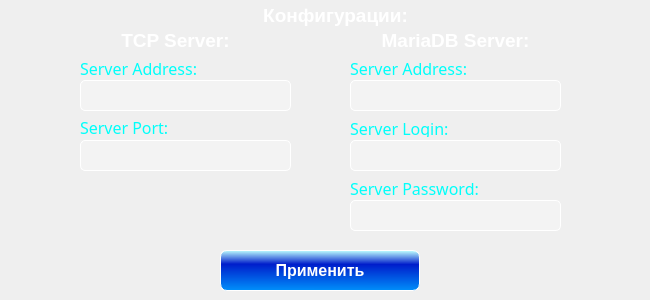
    <widget class="QWidget" name="page_8">
     <widget class="QLineEdit" name="leTcpServer">
      <property name="geometry">
       <rect>
        <x>80</x>
        <y>80</y>
        <width>211</width>
        <height>31</height>
       </rect>
      </property>
      <property name="font">
       <font>
        <family>Arial</family>
        <pointsize>12</pointsize>
        <weight>75</weight>
        <bold>true</bold>
       </font>
      </property>
      <property name="styleSheet">
       <string notr="true">QLineEdit{
	background-color: rgba(255, 255, 255, 71);
	border-width: 1px;
color:rgb(255, 255, 255);
	border-color: rgb(255, 255, 255);
     border-style: solid;
     border-radius: 5px;
}</string>
      </property>
     </widget>
     <widget class="QLabel" name="label_14">
      <property name="geometry">
       <rect>
        <x>80</x>
        <y>57</y>
        <width>171</width>
        <height>20</height>
       </rect>
      </property>
      <property name="font">
       <font>
        <family>Arial Black</family>
        <pointsize>12</pointsize>
       </font>
      </property>
      <property name="text">
       <string>&lt;html&gt;&lt;head/&gt;&lt;body&gt;&lt;p&gt;&lt;span style=&quot; color:#00fffa;&quot;&gt;Server Address:&lt;/span&gt;&lt;/p&gt;&lt;/body&gt;&lt;/html&gt;</string>
      </property>
     </widget>
     <widget class="QLabel" name="label_15">
      <property name="geometry">
       <rect>
        <x>80</x>
        <y>116</y>
        <width>171</width>
        <height>21</height>
       </rect>
      </property>
      <property name="font">
       <font>
        <family>Arial Black</family>
        <pointsize>12</pointsize>
       </font>
      </property>
      <property name="text">
       <string>&lt;html&gt;&lt;head/&gt;&lt;body&gt;&lt;p&gt;&lt;span style=&quot; color:#00fffa;&quot;&gt;Server Port:&lt;/span&gt;&lt;/p&gt;&lt;/body&gt;&lt;/html&gt;</string>
      </property>
     </widget>
     <widget class="QLineEdit" name="leTcpPort">
      <property name="geometry">
       <rect>
        <x>80</x>
        <y>140</y>
        <width>211</width>
        <height>31</height>
       </rect>
      </property>
      <property name="font">
       <font>
        <family>Arial</family>
        <pointsize>12</pointsize>
        <weight>75</weight>
        <bold>true</bold>
       </font>
      </property>
      <property name="styleSheet">
       <string notr="true">QLineEdit{
	background-color: rgba(255, 255, 255, 71);
	border-width: 1px;
color:rgb(255, 255, 255);
	border-color: rgb(255, 255, 255);
     border-style: solid;
     border-radius: 5px;
}</string>
      </property>
     </widget>
     <widget class="QLabel" name="label_17">
      <property name="geometry">
       <rect>
        <x>350</x>
        <y>57</y>
        <width>171</width>
        <height>20</height>
       </rect>
      </property>
      <property name="font">
       <font>
        <family>Arial Black</family>
        <pointsize>12</pointsize>
       </font>
      </property>
      <property name="text">
       <string>&lt;html&gt;&lt;head/&gt;&lt;body&gt;&lt;p&gt;&lt;span style=&quot; color:#00fffa;&quot;&gt;Server Address:&lt;/span&gt;&lt;/p&gt;&lt;/body&gt;&lt;/html&gt;</string>
      </property>
     </widget>
     <widget class="QLineEdit" name="leMDBUser">
      <property name="geometry">
       <rect>
        <x>350</x>
        <y>140</y>
        <width>211</width>
        <height>31</height>
       </rect>
      </property>
      <property name="font">
       <font>
        <family>Arial</family>
        <pointsize>12</pointsize>
        <weight>75</weight>
        <bold>true</bold>
       </font>
      </property>
      <property name="styleSheet">
       <string notr="true">QLineEdit{
	background-color: rgba(255, 255, 255, 71);
	border-width: 1px;
color:rgb(255, 255, 255);
	border-color: rgb(255, 255, 255);
     border-style: solid;
     border-radius: 5px;
}</string>
      </property>
     </widget>
     <widget class="QLineEdit" name="leMDBServer">
      <property name="geometry">
       <rect>
        <x>350</x>
        <y>80</y>
        <width>211</width>
        <height>31</height>
       </rect>
      </property>
      <property name="font">
       <font>
        <family>Arial</family>
        <pointsize>12</pointsize>
        <weight>75</weight>
        <bold>true</bold>
       </font>
      </property>
      <property name="styleSheet">
       <string notr="true">QLineEdit{
	background-color: rgba(255, 255, 255, 71);
	border-width: 1px;
color:rgb(255, 255, 255);
	border-color: rgb(255, 255, 255);
     border-style: solid;
     border-radius: 5px;
}</string>
      </property>
     </widget>
     <widget class="QLineEdit" name="leMDBPasswd">
      <property name="geometry">
       <rect>
        <x>350</x>
        <y>200</y>
        <width>211</width>
        <height>31</height>
       </rect>
      </property>
      <property name="font">
       <font>
        <family>Arial</family>
        <pointsize>12</pointsize>
        <weight>75</weight>
        <bold>true</bold>
       </font>
      </property>
      <property name="styleSheet">
       <string notr="true">QLineEdit{
	background-color: rgba(255, 255, 255, 71);
	border-width: 1px;
color:rgb(255, 255, 255);
	border-color: rgb(255, 255, 255);
     border-style: solid;
     border-radius: 5px;
}</string>
      </property>
      <property name="echoMode">
       <enum>QLineEdit::Password</enum>
      </property>
     </widget>
     <widget class="QLabel" name="label_20">
      <property name="geometry">
       <rect>
        <x>350</x>
        <y>177</y>
        <width>171</width>
        <height>20</height>
       </rect>
      </property>
      <property name="font">
       <font>
        <family>Arial Black</family>
        <pointsize>12</pointsize>
       </font>
      </property>
      <property name="text">
       <string>&lt;html&gt;&lt;head/&gt;&lt;body&gt;&lt;p&gt;&lt;span style=&quot; color:#00fffa;&quot;&gt;Server Password:&lt;/span&gt;&lt;/p&gt;&lt;/body&gt;&lt;/html&gt;</string>
      </property>
     </widget>
     <widget class="QLabel" name="label_21">
      <property name="geometry">
       <rect>
        <x>350</x>
        <y>117</y>
        <width>171</width>
        <height>20</height>
       </rect>
      </property>
      <property name="font">
       <font>
        <family>Arial Black</family>
        <pointsize>12</pointsize>
       </font>
      </property>
      <property name="text">
       <string>&lt;html&gt;&lt;head/&gt;&lt;body&gt;&lt;p&gt;&lt;span style=&quot; color:#00fffa;&quot;&gt;Server Login:&lt;/span&gt;&lt;/p&gt;&lt;/body&gt;&lt;/html&gt;</string>
      </property>
     </widget>
     <widget class="QLabel" name="label_22">
      <property name="geometry">
       <rect>
        <x>30</x>
        <y>0</y>
        <width>611</width>
        <height>31</height>
       </rect>
      </property>
      <property name="font">
       <font>
        <family>Arial</family>
        <pointsize>14</pointsize>
        <weight>75</weight>
        <bold>true</bold>
       </font>
      </property>
      <property name="text">
       <string>&lt;html&gt;&lt;head/&gt;&lt;body&gt;&lt;p&gt;&lt;span style=&quot; color:#ffffff;&quot;&gt;Конфигурации:&lt;/span&gt;&lt;/p&gt;&lt;/body&gt;&lt;/html&gt;</string>
      </property>
      <property name="alignment">
       <set>Qt::AlignCenter</set>
      </property>
     </widget>
     <widget class="QLabel" name="label_23">
      <property name="geometry">
       <rect>
        <x>110</x>
        <y>20</y>
        <width>131</width>
        <height>41</height>
       </rect>
      </property>
      <property name="font">
       <font>
        <family>Arial</family>
        <pointsize>14</pointsize>
        <weight>75</weight>
        <bold>true</bold>
       </font>
      </property>
      <property name="text">
       <string>&lt;html&gt;&lt;head/&gt;&lt;body&gt;&lt;p&gt;&lt;span style=&quot; color:#ffffff;&quot;&gt;TCP Server:&lt;/span&gt;&lt;/p&gt;&lt;/body&gt;&lt;/html&gt;</string>
      </property>
      <property name="alignment">
       <set>Qt::AlignCenter</set>
      </property>
     </widget>
     <widget class="QLabel" name="label_24">
      <property name="geometry">
       <rect>
        <x>380</x>
        <y>20</y>
        <width>151</width>
        <height>41</height>
       </rect>
      </property>
      <property name="font">
       <font>
        <family>Arial</family>
        <pointsize>14</pointsize>
        <weight>75</weight>
        <bold>true</bold>
       </font>
      </property>
      <property name="text">
       <string>&lt;html&gt;&lt;head/&gt;&lt;body&gt;&lt;p&gt;&lt;span style=&quot; color:#ffffff;&quot;&gt;MariaDB Server:&lt;/span&gt;&lt;/p&gt;&lt;/body&gt;&lt;/html&gt;</string>
      </property>
      <property name="alignment">
       <set>Qt::AlignCenter</set>
      </property>
     </widget>
     <widget class="QPushButton" name="pbSetConfig">
      <property name="geometry">
       <rect>
        <x>220</x>
        <y>250</y>
        <width>200</width>
        <height>41</height>
       </rect>
      </property>
      <property name="font">
       <font>
        <family>Arial</family>
        <pointsize>12</pointsize>
        <weight>75</weight>
        <bold>true</bold>
       </font>
      </property>
      <property name="styleSheet">
       <string notr="true">QPushButton {
	background-color:qlineargradient(spread:reflect, x1:0.515, y1:1, x2:0.528, y2:0, stop:0 rgba(0, 143, 250, 255), stop:0.655502 rgba(0, 29, 203, 255), stop:1 rgba(190, 255, 255, 255));
	color:rgb(255, 255, 255);
	border-width: 1px;
     border-style: solid;
     border-radius: 7px;
	min-width: 80px;
}

QPushButton:hover {
    background-color:qlineargradient(spread:reflect, x1:0.515, y1:1, x2:0.528, y2:0, stop:0 rgba(0, 143, 250, 255), stop:0.655502 rgba(82, 100, 203, 255), stop:1 rgba(190, 255, 255, 255));
}

QPushButton:pressed {
    background-color:qlineargradient(spread:reflect, x1:0.515, y1:1, x2:0.528, y2:0, stop:0 rgba(0, 143, 250, 255), stop:0.596154 rgba(85, 250, 255, 255), stop:1 rgba(190, 255, 255, 255));
}</string>
      </property>
      <property name="text">
       <string>Применить</string>
      </property>
      <property name="icon">
       <iconset>
        <normaloff>images/settings.ico</normaloff>images/settings.ico</iconset>
      </property>
      <property name="iconSize">
       <size>
        <width>24</width>
        <height>24</height>
       </size>
      </property>
     </widget>
    </widget>
